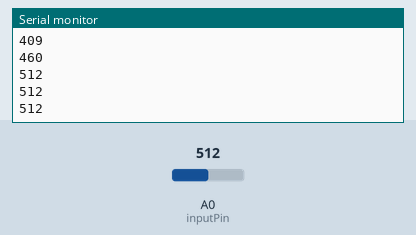
This sketch was run on a simulated Arduino Uno, built with avr-gcc and run on an emulated ATmega328P. On the bench: the last lines printed to the serial monitor. The inputs (shaded band) are chosen by the test bench; at power-on: A0 (inputPin) = 512.

Above: at 1.2 s.
1.3 s: A0 (inputPin) set to 716
At 1.31 s:
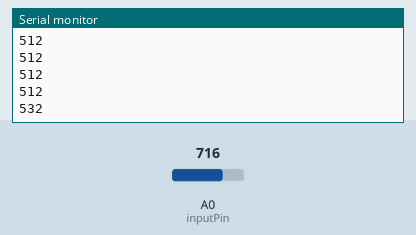
2.8 s: A0 (inputPin) set to 900
At 2.81 s:
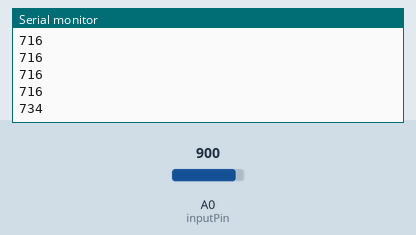
Timing chart, 0 to 5.8 s (numbered marks = the images above; inputs shaded):
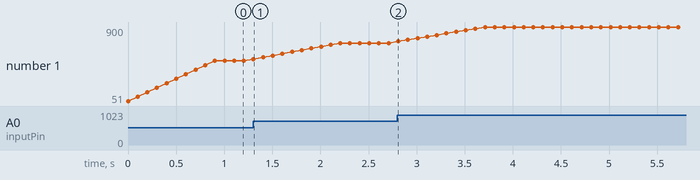

The sketch:

StressTest.ino
```cpp
//MASTER

#define DEBUG 0

//GSR = 32

unsigned long gsr = 0;
float respirationFrequency = 0;
float ppgFrequency = 0;

float newPPG, newR;

void setup()
{
  pinMode(A0, INPUT);
  Serial.begin(9600);
  setupGSR();
}

void loop()
{

  if(DEBUG) Serial.println("4");

  gsr = runGSR();

  if(DEBUG)
  {
    Serial.print("GSR: ");
    Serial.println(gsr);
  }

  Serial.println(gsr);

  delay(100);

}
```

gsr.ino
```cpp
const int numReadings = 10;

int readings[numReadings];      // the readings from the analog input
int index = 0;                  // the index of the current reading
int total = 0;                  // the running total
unsigned long average = 0;                // the average

int inputPin = A0;

void setupGSR()
{
  // initialize serial communication with computer:
  // initialize all the readings to 0:
  for (int i = 0; i < numReadings; i++)
 {
  readings[i] = 0;
 }

}

unsigned long runGSR() {
  // subtract the last reading:
  total = total - readings[index];
  // read from the sensor:
  readings[index] = analogRead(inputPin);
  // add the reading to the total:
  total = total + readings[index];
  // advance to the next position in the array:
  index = index + 1;

  // if we're at the end of the array...
  if (index >= numReadings)
    // ...wrap around to the beginning:
    index = 0;

  // calculate the average:
  average = total / numReadings;
  // send it to the computer as ASCII digits
  //Serial.println(average);
  return average;

}
```

Measured:
- after the input at 1.3 s, the serial monitor: prints a new line at once (image 1)
- after the input at 2.8 s, the serial monitor: prints a new line at once (image 2)
- plotted number 1: 512 → 716 after the input at 1.3 s, 716 → 900 after the input at 2.8 s
